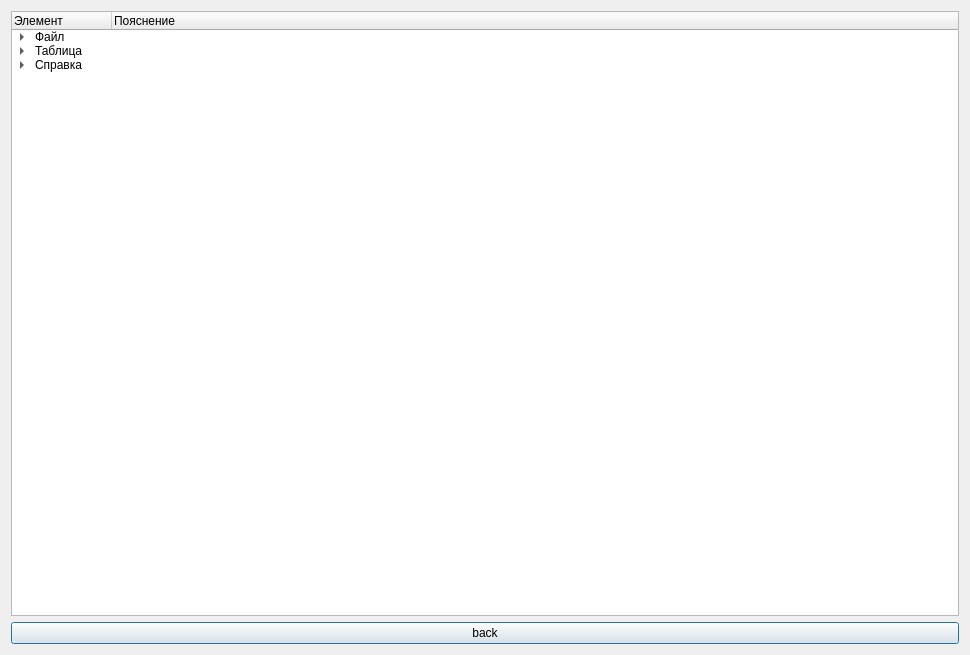
<?xml version="1.0" encoding="UTF-8"?>
<ui version="4.0">
 <class>Content</class>
 <widget class="QDialog" name="Content">
  <property name="geometry">
   <rect>
    <x>0</x>
    <y>0</y>
    <width>970</width>
    <height>655</height>
   </rect>
  </property>
  <property name="windowTitle">
   <string>Справка</string>
  </property>
  <layout class="QVBoxLayout" name="verticalLayout">
   <item>
    <widget class="QTreeWidget" name="treeWidget">
     <column>
      <property name="text">
       <string>Элемент</string>
      </property>
     </column>
     <column>
      <property name="text">
       <string>Пояснение</string>
      </property>
     </column>
     <item>
      <property name="text">
       <string>Файл</string>
      </property>
      <property name="text">
       <string/>
      </property>
      <item>
       <property name="text">
        <string>Создать</string>
       </property>
       <property name="text">
        <string>Создает матрицу указанной размерности</string>
       </property>
       <property name="textAlignment">
        <set>AlignLeading|AlignVCenter</set>
       </property>
      </item>
      <item>
       <property name="text">
        <string>Открыть</string>
       </property>
       <property name="text">
        <string>Открывает указанный файл формата xls и выводит данные на экран</string>
       </property>
      </item>
      <item>
       <property name="text">
        <string>Сохранить</string>
       </property>
       <property name="text">
        <string>Сохраняет данные из рабочего поля в указанный файл формата xls</string>
       </property>
      </item>
      <item>
       <property name="text">
        <string>Закрыть</string>
       </property>
       <property name="text">
        <string>Удаляет все данные, столбцы и строки из рабочего поля</string>
       </property>
      </item>
      <item>
       <property name="text">
        <string>Выход</string>
       </property>
       <property name="text">
        <string>Закрывает программу</string>
       </property>
      </item>
     </item>
     <item>
      <property name="text">
       <string>Таблица</string>
      </property>
      <item>
       <property name="text">
        <string>Добавить строку</string>
       </property>
       <property name="text">
        <string>Добавляет строку в матрицу на рабочем поле</string>
       </property>
      </item>
      <item>
       <property name="text">
        <string>Удалить строку</string>
       </property>
       <property name="text">
        <string>Удаляет строку из матрицы на рабочем поле</string>
       </property>
      </item>
      <item>
       <property name="text">
        <string>Добавить столбец</string>
       </property>
       <property name="text">
        <string>Добавляет столбец в матрицу на рабочем поле</string>
       </property>
      </item>
      <item>
       <property name="text">
        <string>Удалить столбец</string>
       </property>
       <property name="text">
        <string>Удаляет столбец из матрицы на рабочем поле</string>
       </property>
      </item>
      <item>
       <property name="text">
        <string>Подсветить простые числа</string>
       </property>
       <property name="text">
        <string>Проверяет все элементы матрицы на простоту и изменяет шрифт 
для элементов являющихся простыми числами на жирный курсив</string>
       </property>
      </item>
      <item>
       <property name="text">
        <string>Убрать подсветку</string>
       </property>
       <property name="text">
        <string>Устанавливает шрифт по умолчанию для всех элементов матрицы</string>
       </property>
      </item>
      <item>
       <property name="text">
        <string>Показать сумму простых чисел</string>
       </property>
       <property name="text">
        <string>Проверяет все элементы матрицы на прототу, вычисляет 
сумму простых чисел для каждого столбца и выводит их 
суммы в нижнюю строку</string>
       </property>
      </item>
      <item>
       <property name="text">
        <string>Убрать сумму простых чисел</string>
       </property>
       <property name="text">
        <string>Удаляет нижнюю строку с суммой простых чисел</string>
       </property>
      </item>
      <item>
       <property name="text">
        <string>Очистить таблицу</string>
       </property>
       <property name="text">
        <string>Удаляет данные из всех элементов матрицы, количество 
строк и столбцов остается неизменным</string>
       </property>
      </item>
     </item>
     <item>
      <property name="text">
       <string>Справка</string>
      </property>
      <item>
       <property name="text">
        <string>О программе</string>
       </property>
       <property name="text">
        <string>Выводит окно со сведениями о программе</string>
       </property>
      </item>
      <item>
       <property name="text">
        <string>Содержимое</string>
       </property>
       <property name="text">
        <string>Выводит окно со справочной информацией</string>
       </property>
      </item>
     </item>
    </widget>
   </item>
   <item>
    <widget class="QPushButton" name="pushButton">
     <property name="text">
      <string>back</string>
     </property>
    </widget>
   </item>
  </layout>
 </widget>
 <resources/>
 <connections>
  <connection>
   <sender>pushButton</sender>
   <signal>clicked()</signal>
   <receiver>Content</receiver>
   <slot>close()</slot>
   <hints>
    <hint type="sourcelabel">
     <x>228</x>
     <y>519</y>
    </hint>
    <hint type="destinationlabel">
     <x>433</x>
     <y>525</y>
    </hint>
   </hints>
  </connection>
 </connections>
</ui>
